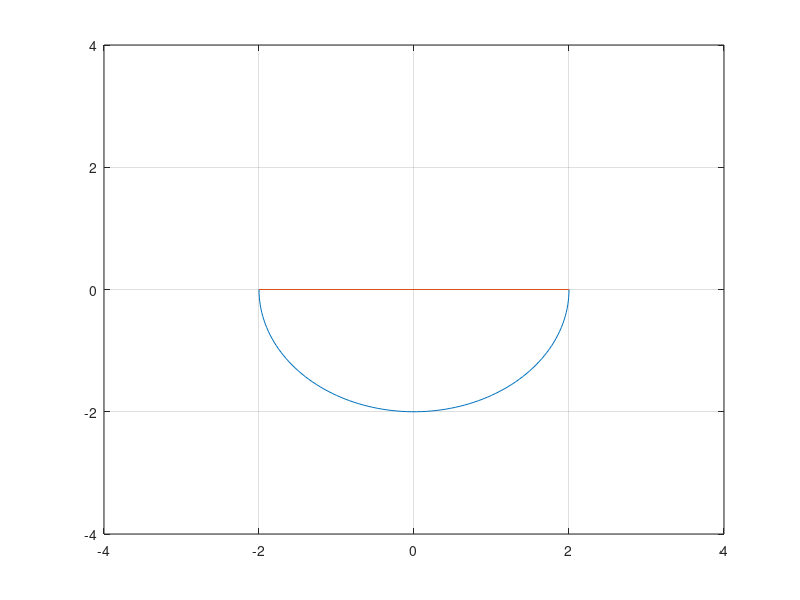

The MATLAB source for this figure:
R=2;
%x=-2:0.1:2;
%y=-2:0.1:2;
%x0=0;
%y0=0;
%a=(x-x0).^2 + (y-y0).^2 -r^2
%fplot(sin(x), [-2, 2])
%ezplot(@(x,y) (x-x0).^2 + (y-y0).^2 -r^2)
%plot((x).^2 + (y).^2 -r^2)
%plot(x,y)
th = linspace( 0, -pi*2/2, 100);
x = R*cos(th);
y = R*sin(th);
%fplot(w,z)
plot(x,y);
line(xlim(),[0,0])
%axis equal
axis([-4 4 -4 4])
grid on